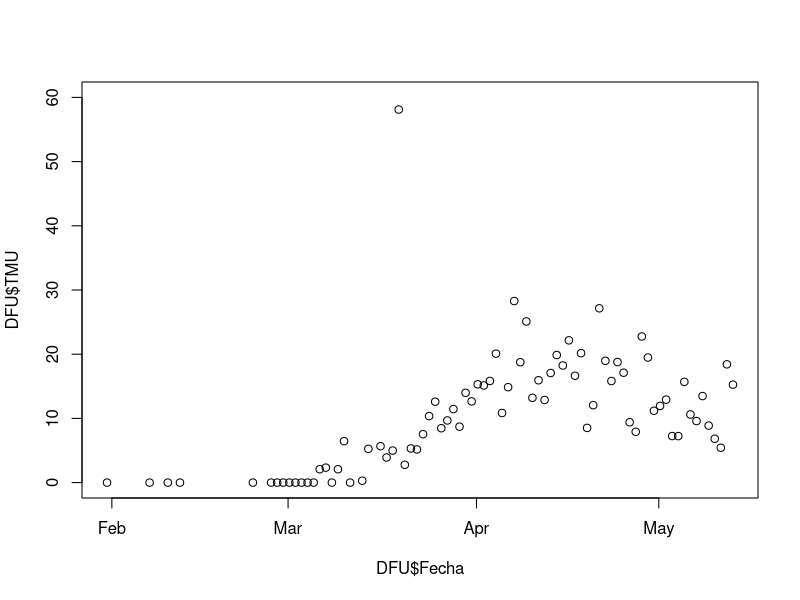
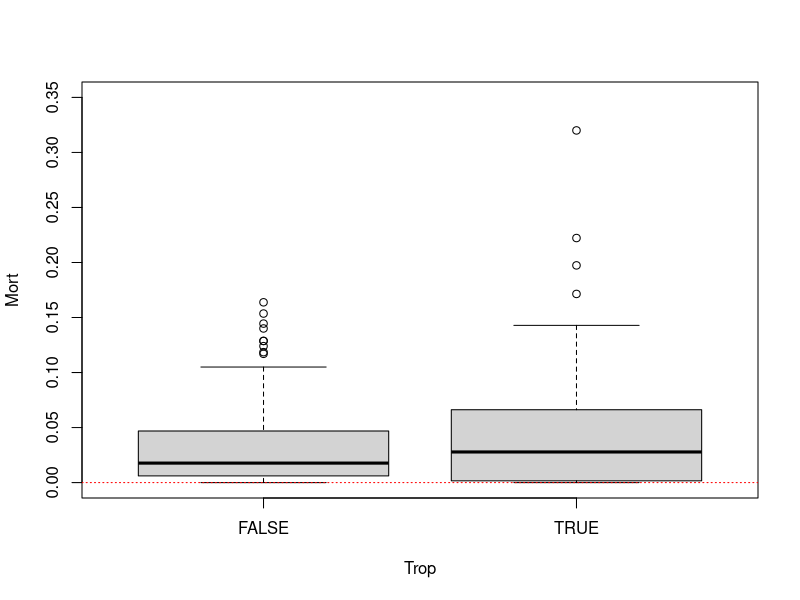
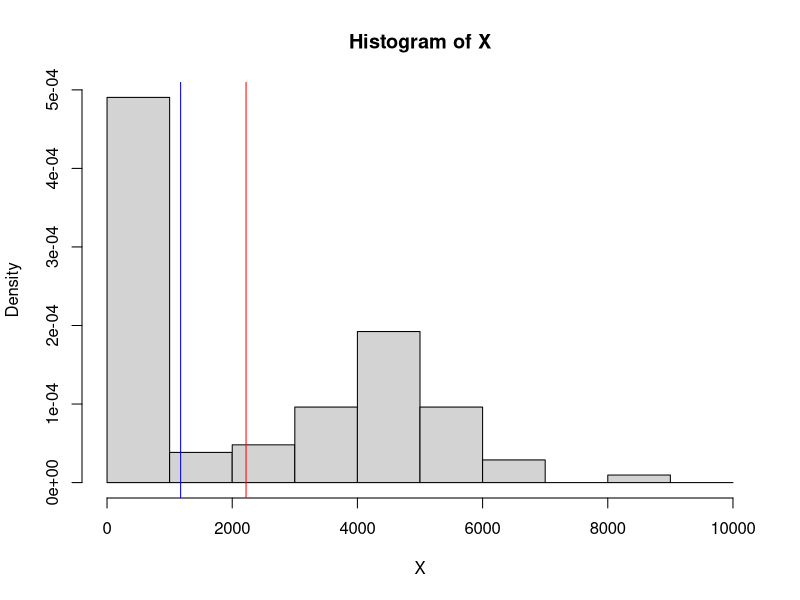
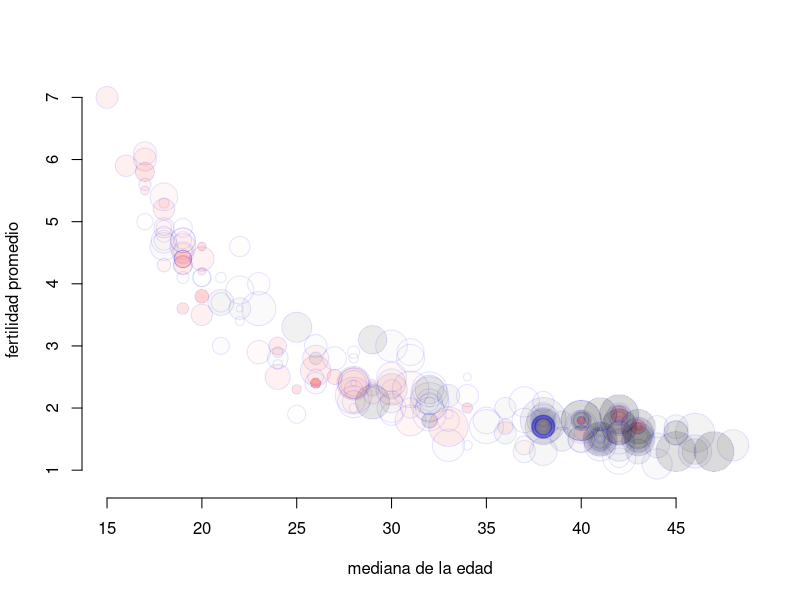

Reproduce these figures in R, in order. (Note: this script raises an error after producing the figures.)
## ---- chunk 1
library(readr)
library(dplyr)

## ---- chunk 2
DC = read_csv("C19.csv")
DD = read_csv("Demo.csv")
## ---- chunk 3
r <- function(x){
  return(round(x, digits = 2))
}
## ---- chunk 4
cv <- function(X){
  return(sd(X)/mean(X))
}

rango <- function(X){
  return(max(X)-min(X))
}
## ---- chunk 5
DC %>% filter(Pais == "United Kingdom") %>% 
  group_by(Fecha) %>% 
  summarise(TotalContagiados = sum(Contagiados)
    , TotalMuertos = sum(Muertos)
    , TotalRecuperados = sum(Recuperados)) -> DFU
## ---- chunk 6
DFU$CountDia <- diff(c(0, DFU$TotalContagiados))
## ---- chunk 7
DFU$TMU <- round(diff(c(0, DFU$TotalMuertos)) / DFU$CountDia * 100, digit = 2)
## ---- chunk 8
DC %>% filter(Fecha == max(Fecha)) -> DZ
DX <- left_join(DZ,DD)
DX$Mort <- DX$Muertos/DX$Contagiados
DX <- DX[!is.na(DX$Mort),]
## ---- chunk 9
dim(DC)
dim(DD)
## ---- chunk 10
round(sum(!complete.cases(DC)) / nrow(DC) * 100, digits = 2)
round(sum(!complete.cases(DD)) / nrow(DD) * 100, digits = 2)
## ---- chunk 11
which.max(colSums(is.na(DC)))
which.max(colSums(is.na(DD)))
## ---- chunk 12
spec(DC)
## ---- chunk 13
DFU[DFU$TotalContagiados != 0, ]
## ---- chunk 14
DFU <- DFU[DFU$TotalContagiados != 0, ]
## ---- chunk 15
summary(DFU$CountDia)
## ---- chunk 16
r(sd(DFU$CountDia))
r(diff(range(DFU$CountDia)))
r(IQR(DFU$CountDia))
r(sd(DFU$CountDia)/mean(DFU$CountDia) * 100)
## ---- chunk 17
fi <- min(DFU$Fecha[DFU$CountDia > 0])
ff <- max(DFU$Fecha[DFU$CountDia > 0])

Sel <- (fi <= DFU$Fecha) & (DFU$Fecha <= ff)

r(min(DFU$CountDia[Sel]))
r(median(DFU$CountDia[Sel]))
r(mean(DFU$CountDia[Sel]))
r(max(DFU$CountDia[Sel]))

r(sd(DFU$CountDia[Sel]))
r(range(DFU$CountDia[Sel]))
r(IQR(DFU$CountDia[Sel]))
r(sd(DFU$CountDia[Sel])/mean(DFU$CountDia[Sel]) * 100)
## ---- chunk 18
DFU[DFU$CountDia == max(DFU$CountDia), ]
## ---- chunk 19
plot(DFU$Fecha, DFU$TMU,
     ylim = c(0,60))
## ---- chunk 20
DC %>% filter(Fecha == max(Fecha)) -> DF
Mort <- DF$Muertos/DF$Contagiados
Trop <- (-23 <= DF$Latitud) & (DF$Latitud <= 23)
boxplot(Mort ~ Trop,
        ylim= c(0,0.35)
        )
abline(h = 0, lty = 3, col = "red")
## ---- chunk 21
X <- DFU$CountDia
hist(X, prob = TRUE, breaks=seq(0,10000,by = 1000))
abline(v = c(mean(X), median(X)), col = c("red", "blue"))
## ---- chunk 22
Trop <- (-23 <= DX$Latitud) & (DX$Latitud <= 23)
plot(
  DX$Edad
, DX$Fertilidad
, cex=log10(DX$Contagiados)
, pch = 21
, col= rgb(0,0,1,0.1)
, bg = rgb(Trop,0,0,DX$Mort)
, bty = "n"
, xlab = "mediana de la edad"
, ylab = "fertilidad promedio"
)
## ---- chunk 23
length(unique(temp$Provincia))
## ---- chunk 24
DC %>% 
  filter(Pais == "United Kingdom" & Contagiados > 0) %>% 
  select(Fecha, Contagiados) %>% 
  arrange(Fecha) -> DFU
## ---- chunk 25
DC %>% 
  filter(Pais == "United Kingdom") %>%
  group_by(Fecha, Pais) %>%
  summarise(
    Contagiados = sum(Contagiados)
    , Muertos = sum(Muertos)
    , Recuperados = sum(Recuperados)
  ) -> DFU 
